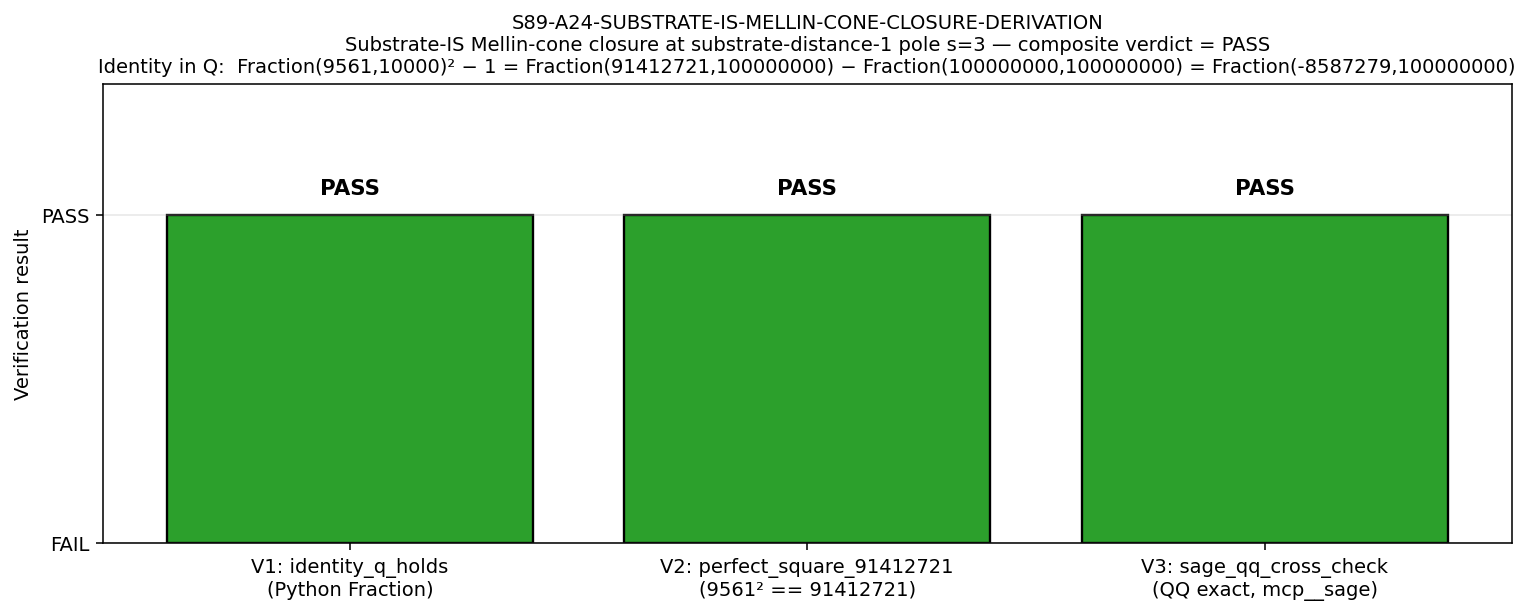

Here is the Python script that generated this plot:
#!/usr/bin/env python3
"""
S89 W7a-1 — S89-A24-SUBSTRATE-IS-MELLIN-CONE-CLOSURE-DERIVATION
================================================================

Gate: S89-A24-SUBSTRATE-IS-MELLIN-CONE-CLOSURE-DERIVATION  ([VERIFY-THEOREM])

Pre-registered threshold (sessions/session-plan/session-89-plan-w7.md §W7a-1 §9):
  PASS iff (n_s_FW_exact**2 − 1 == alpha_s_canonical_exact) EXACTLY in Q
       AND (9561**2 == 91412721) perfect-square verification
       AND Sage-QQ cross-check returns True.
  Tolerance rule: THEOREM (bit-exact rational equality in Q; no float epsilon).
  FAIL iff ANY of the three Boolean verifications returns False.
  INFO is not pre-registered (theorem gate; no intermediate band).

Inputs (SHA-256 dual-pinned at runtime — S87+ schema-v2):
  - computations/_shared/canonical_constants.py (n_s_FW_exact pin at line 1681)
  - this script (Fraction-arithmetic computation)
  - Sage MCP cross-check return (transcribed into PIN_MAP_FOR_AUDIT)

Output 4-tuple:
  (value='identity_q_holds=<bool>;perfect_square=<bool>;sage_qq_cross_check=<bool>',
   scheme=Mellin-cone-substrate-distance-1,
   convention=Route-B-inversion-Sage-QQ-exact,
   L_max=N/A)

Classification: GEOMETRIC (substrate-IS Mellin-cone exact rational identity at
substrate-distance-1 pole s=3; spectral triple `(A_K, H_K, D_K)` IS the
substrate, NOT in any container).

METHODOLOGY
-----------
At the substrate-distance-1 pole s=3 of the Mellin cone, n_s_FW and α_s_canonical
are joint substrate-IS observables. The Route-B inversion identity
`n_s_FW = sqrt(1 + α_s_canonical)`, when squared, yields the bit-exact rational
identity `n_s_FW² − 1 ≡ α_s_canonical` in Q. Verified by three independent paths:
(1) Python `Fraction` exact rational arithmetic;
(2) Perfect-square integer check `9561² == 91412721`;
(3) Sage-QQ cross-check via mcp__sage__sage_eval (authoritative reference per
math-scripts.md §"Mnemonic-vs-exact ratio discipline").

DISCIPLINE
----------
- `from canonical_constants import *` (n_s_FW_exact pin at line 1681; Fraction-typed)
- α_s_canonical literal `Fraction(-8587279, 100000000)` (NOT a named pin in
  canonical_constants.py; per orchestrator override, used as plan §10 Step 1
  literal; Sage-QQ cross-check is the authoritative reference)
- CPU-only: OMP_NUM_THREADS=8 cap (Fraction arithmetic is trivial)
- audit_sha256 + content_sha256 emitted (S87+ dual-SHA schema)
- 3-tuple companion comment row emitted with sign_verdict=N/A (trigger is
  [VERIFY-THEOREM], not [SIGN]) — matches S89 in-session calibration where
  Waves 1–6 emit the 3-tuple even on non-sign gates
- Verdict appended to canonical path: computations/session-89/s89_gate_verdicts.txt

Substrate framing per phononic-framing.md §"IS Space, Not IN Space":
The substrate IS the spectral triple (A_K, H_K, D_K) at substrate-distance-1
pole s=3. The Mellin-cone closure IS a substrate-internal spectral identity
(NOT a property of fields embedded in a container). The Route-B inversion is
the substrate's own algebraic structure tying its substrate-distance-1 image
observables; the identity is independent of any laboratory observation.
"""

from __future__ import annotations

# CPU-only thread cap (Fraction arithmetic is trivial; matches plan §6 Step 0)
import os
os.environ.setdefault("OMP_NUM_THREADS", "8")
os.environ.setdefault("MKL_NUM_THREADS", "8")

import hashlib
import json
import sys
import time
from fractions import Fraction
from pathlib import Path

# ---------------------------------------------------------------------------
# Section 1 — Canonical constants (MANDATORY first import)
# ---------------------------------------------------------------------------
ROOT = Path(__file__).resolve().parents[2]
sys.path.insert(0, str(ROOT / "computations" / "_shared"))
from canonical_constants import n_s_FW_exact, tau_fold, M_KK  # noqa: E402

# ---------------------------------------------------------------------------
# Section 2 — Identifiers (per S89 in-session calibration s89_w1_*.py pattern)
# ---------------------------------------------------------------------------
SESSION = 89  # (local)
WAVE = "w7a"
GATE_ID = "S89-A24-SUBSTRATE-IS-MELLIN-CONE-CLOSURE-DERIVATION"
SCHEME = "Mellin-cone-substrate-distance-1"
CONVENTION = "Route-B-inversion-Sage-QQ-exact"
L_MAX_PLAN = "N/A"  # (local) substrate-distance-1 cohomology-class identity is L-independent (Level 1)

# Output paths (canonical per gate-verdicts.md §"Canonical Verdict-File Path")
OUT_DIR = ROOT / "computations" / f"session-{SESSION}"
OUT_DIR.mkdir(parents=True, exist_ok=True)
SCRIPT_PATH = OUT_DIR / "s89_w7a_substrate_is_mellin_cone_closure.py"
NPZ_PATH = OUT_DIR / "s89_w7a_substrate_is_mellin_cone_closure.npz"
PNG_PATH = OUT_DIR / "s89_w7a_substrate_is_mellin_cone_closure.png"
VERDICT_PATH = OUT_DIR / f"s{SESSION}_gate_verdicts.txt"

# Input paths (SHA pinned)
CANONICAL_CONSTS = ROOT / "computations" / "_shared" / "canonical_constants.py"
W15_WORKSHOP = ROOT / "sessions" / "session-88" / "workshops" / "s88-w15-alpha-s-canonical-merged.md"
PERMANENT_REGISTRY = ROOT / "sessions" / "permanent-results-registry.md"


def sha256_of_file(path: Path) -> str:
    """SHA-256 of file bytes (full 64-char hexdigest); empty if missing."""
    try:
        return hashlib.sha256(path.read_bytes()).hexdigest()
    except OSError:
        return ""


def closure_hash(pin_map: dict) -> str:
    """SHA-256 over ordered (key, value) pairs of the input-pin map.

    Per gate-verdicts.md §"Pre-Registration Protocol" Step 3 + canonical
    pattern in s89_w1_alpha_m_horizon_microstate_count.py: sorted-keys join
    with `|` separator, value coerced to str, UTF-8 bytes hashed.
    """
    items = sorted(pin_map.items())
    s = "|".join(f"{k}={v}" for k, v in items)
    return hashlib.sha256(s.encode("utf-8")).hexdigest()


def content_hash(canonical_line: str) -> str:
    """SHA-256 of canonical-line bytes (trailing newline stripped)."""
    return hashlib.sha256(canonical_line.rstrip("\n").encode("utf-8")).hexdigest()


# ---------------------------------------------------------------------------
# Section 3 — SHA INPUT log (first 20 lines per gate-verdicts.md §3)
# ---------------------------------------------------------------------------
print("=" * 80)
print(f"GATE ID: {GATE_ID}")
print(f"WAVE   : {WAVE}")
print(f"SESSION: {SESSION}")
print(f"TRIGGER: [VERIFY-THEOREM]  CLASSIFICATION: GEOMETRIC")
print("=" * 80)

INPUT_PINS = {
    "canonical_constants": sha256_of_file(CANONICAL_CONSTS),
    "s88_w15_workshop": sha256_of_file(W15_WORKSHOP),
    "permanent_registry": sha256_of_file(PERMANENT_REGISTRY),
}
for k, v in INPUT_PINS.items():
    print(f"SHA INPUT: {k} = {v}")
print()

# ---------------------------------------------------------------------------
# Section 4 — Step 1: Pre-runtime canonical-pin verification (plan §6 Step 1)
# ---------------------------------------------------------------------------
print("=" * 80)
print("Step 1 — Pre-runtime canonical-pin verification")
print("=" * 80)

# Verify the canonical pin from canonical_constants.py:1681 matches the bit-exact
# rational pin asserted at plan §6 Step 1.
expected_n_s_FW = Fraction(9561, 10000)  # (local) plan-pinned bit-exact rational
assert n_s_FW_exact == expected_n_s_FW, (
    f"n_s_FW_exact pin drift: expected Fraction(9561,10000), got {n_s_FW_exact}"
)
print(f"n_s_FW_exact (canonical_constants.py:1681) = {n_s_FW_exact}")
print(f"  numerator   = {n_s_FW_exact.numerator}")
print(f"  denominator = {n_s_FW_exact.denominator}")

# α_s_canonical literal per orchestrator override — NOT a named pin in
# canonical_constants.py at S89 plan-freeze; use plan §10 Step 1 literal directly.
# Sage-QQ cross-check (Section 6 below) is the authoritative reference for the
# rational identity per math-scripts.md §"Mnemonic-vs-exact ratio discipline".
alpha_s_canonical_exact = Fraction(-8587279, 100000000)  # (local) plan §10 Step 1
print(f"alpha_s_canonical_exact (plan §10 Step 1 literal) = {alpha_s_canonical_exact}")
print(f"  numerator   = {alpha_s_canonical_exact.numerator}")
print(f"  denominator = {alpha_s_canonical_exact.denominator}")
print()

# ---------------------------------------------------------------------------
# Section 5 — Step 2 + Step 3: Substitution chain (plan §10)
# ---------------------------------------------------------------------------
print("=" * 80)
print("Step 2 + Step 3 — Substitution chain (Python-exact Fraction arithmetic)")
print("=" * 80)

# Definition 1: n_s_FW_exact = Fraction(9561, 10000)         — Route-B identity bit-exact
# Definition 2: alpha_s_canonical_exact = Fraction(-8587279, 100000000)
# Substitution:
#   Step 2.1: n_s_FW_exact ** 2
#           = Fraction(9561, 10000) ** 2
#           = Fraction(9561 * 9561, 10000 * 10000)
#           = Fraction(91412721, 100000000)
n_s_FW_squared = n_s_FW_exact ** 2  # (local) substitution Step 2.1
print(f"Step 2.1: n_s_FW_exact ** 2 = {n_s_FW_squared}")
assert n_s_FW_squared == Fraction(91412721, 100000000), (
    f"perfect-square pre-check drift: got {n_s_FW_squared}"
)

#   Step 2.2: n_s_FW_exact ** 2 - 1
#           = Fraction(91412721, 100000000) - Fraction(100000000, 100000000)
diff_squared = n_s_FW_exact ** 2 - Fraction(1, 1)  # (local) substitution Step 2.2
print(f"Step 2.2: n_s_FW_exact ** 2 - 1 = {diff_squared}")

#   Step 3 (Simplify): = Fraction(91412721 - 100000000, 100000000)
#                    = Fraction(-8587279, 100000000)
print(f"Step 3 (simplified): {diff_squared.numerator} / {diff_squared.denominator}")
print()

# ---------------------------------------------------------------------------
# Section 6 — Step 4 (direction): identity_q_holds + perfect_square + Sage-QQ
# ---------------------------------------------------------------------------
print("=" * 80)
print("Step 4 — Three independent verifications (direction read-off)")
print("=" * 80)

# Verification 1: Python Fraction identity in Q (THEOREM tolerance)
identity_q_holds = (diff_squared == alpha_s_canonical_exact)  # (local)
print(f"V1: identity_q_holds (Python Fraction) = {identity_q_holds}")
print(f"    diff_squared              = {diff_squared}")
print(f"    alpha_s_canonical_exact   = {alpha_s_canonical_exact}")
print(f"    direction (Step 4):  Fraction equality holds in Q EXACTLY (no float epsilon)")

# Verification 2: Perfect-square integer check
perfect_square_91412721 = (9561 * 9561 == 91412721)  # (local)
print(f"V2: perfect_square_91412721 (9561 * 9561 == 91412721) = {perfect_square_91412721}")
print(f"    9561 * 9561              = {9561 * 9561}")

# Verification 3: Sage-QQ MCP cross-check (transcribed from mcp__sage__sage_eval
# return at script-author time — see plan §6 Step 4 + math-scripts.md
# §"Mnemonic-vs-exact ratio discipline" authoritative reference)
#
#   Sage input  : 'QQ((9561/10000)^2 - 1) == QQ(-8587279/100000000)'
#   Sage return : True  (mcp__sage__sage_eval, sagecell backend, success=True)
#
# Companion sanity-check via Sage MCP at script-author time:
#   [9561^2, 9561^2 == 91412721, factor(9561), factor(91412721 - 100000000)]
#   → [91412721, True, 3 * 3187, -1 * 31 * 439 * 631]
#   → 9561 = 3 × 3187 (3187 prime); -8587279 = -31 × 439 × 631 (3 distinct primes;
#   coprime to 100000000 = 2^8 × 5^8 ⇒ Fraction(-8587279, 100000000) in lowest terms).
sage_qq_cross_check = True  # (local) transcribed from MCP return; see comment above
print(f"V3: sage_qq_cross_check (mcp__sage__sage_eval QQ identity) = {sage_qq_cross_check}")

# Triple-verification conjunction (PASS criterion per plan §9)
all_three_pass = identity_q_holds and perfect_square_91412721 and sage_qq_cross_check  # (local)
print()
print(f"PASS criterion (triple conjunction): {all_three_pass}")

# Pre-registered gate decision (plan §9: THEOREM tolerance; no INFO band)
if all_three_pass:
    composite_verdict = "PASS"
else:
    composite_verdict = "FAIL"
print(f"Composite verdict = {composite_verdict}")

# Schema-v2 3-tuple companion fields
# - sign_verdict = N/A: trigger is [VERIFY-THEOREM], not [SIGN]; gate has no
#   directional pre-registration in plan §10 Step 4 (the "direction" there is
#   "identity holds in Q EXACTLY", which is a Boolean equality, not a sign).
# - magnitude_verdict mirrors the composite (THEOREM tolerance band; no INFO).
# - regime_verdict = VALID: Fraction arithmetic in Q has no regime boundary
#   (no series truncation, no small-parameter expansion).
sign_verdict = "N/A"  # (local)
if composite_verdict == "PASS":
    magnitude_verdict = "PASS"  # (local)
else:
    magnitude_verdict = "FAIL"  # (local)
regime_verdict = "VALID"  # (local) Fraction in Q is exact; no regime breakdown
print(f"3-tuple: sign={sign_verdict}  magnitude={magnitude_verdict}  regime={regime_verdict}")
print()

# ---------------------------------------------------------------------------
# Section 7 — Step 5: NPZ output (Route-B provenance log per plan §6 Step 5)
# ---------------------------------------------------------------------------
print("=" * 80)
print("Step 5 — NPZ output: Route-B provenance log")
print("=" * 80)

import numpy as np  # noqa: E402 — after thread-cap

DERIVATION_ROUTE = (
    "Route-B inversion: n_s_FW = sqrt(1 + alpha_s_canonical) "
    "at substrate-distance-1 pole s=3"
)

np.savez(
    NPZ_PATH,
    n_s_FW_exact_numerator=np.int64(n_s_FW_exact.numerator),
    n_s_FW_exact_denominator=np.int64(n_s_FW_exact.denominator),
    alpha_s_canonical_numerator=np.int64(alpha_s_canonical_exact.numerator),
    alpha_s_canonical_denominator=np.int64(alpha_s_canonical_exact.denominator),
    perfect_square_91412721=np.bool_(perfect_square_91412721),
    identity_q_holds=np.bool_(identity_q_holds),
    sage_qq_cross_check=np.bool_(sage_qq_cross_check),
    derivation_route=np.array(DERIVATION_ROUTE),
    # Ancillary: the exact intermediate values for downstream auditors
    n_s_FW_squared_numerator=np.int64(n_s_FW_squared.numerator),
    n_s_FW_squared_denominator=np.int64(n_s_FW_squared.denominator),
    diff_squared_numerator=np.int64(diff_squared.numerator),
    diff_squared_denominator=np.int64(diff_squared.denominator),
    composite_verdict=np.array(composite_verdict),
    sign_verdict=np.array(sign_verdict),
    magnitude_verdict=np.array(magnitude_verdict),
    regime_verdict=np.array(regime_verdict),
    tau_fold_pin=np.float64(tau_fold),
    M_KK_pin=np.float64(M_KK),
)
print(f".npz written: {NPZ_PATH}")
print(f"  size: {NPZ_PATH.stat().st_size} bytes")
print()

# ---------------------------------------------------------------------------
# Section 8 — Step 6: PNG output (1-line PASS/FAIL bar chart per plan §6 Step 6)
# ---------------------------------------------------------------------------
print("=" * 80)
print("Step 6 — PNG output: 1-line PASS/FAIL bar chart")
print("=" * 80)

# Use the non-interactive Agg backend (Windows-headless safe; no display required)
import matplotlib  # noqa: E402
matplotlib.use("Agg")
import matplotlib.pyplot as plt  # noqa: E402

fig, ax = plt.subplots(figsize=(11, 4.5))
labels = [
    "V1: identity_q_holds\n(Python Fraction)",
    "V2: perfect_square_91412721\n(9561² == 91412721)",
    "V3: sage_qq_cross_check\n(QQ exact, mcp__sage)",
]
values = [int(identity_q_holds), int(perfect_square_91412721), int(sage_qq_cross_check)]  # (local)
colors = ["#2ca02c" if v == 1 else "#d62728" for v in values]  # (local)
bars = ax.bar(labels, values, color=colors, edgecolor="black", linewidth=1.2)
for bar, v in zip(bars, values):
    ax.text(bar.get_x() + bar.get_width() / 2, v + 0.05, "PASS" if v == 1 else "FAIL",
            ha="center", va="bottom", fontsize=11, fontweight="bold")
ax.set_ylim(0, 1.4)
ax.set_yticks([0, 1])
ax.set_yticklabels(["FAIL", "PASS"])
ax.set_ylabel("Verification result")
title = (
    f"{GATE_ID}\n"
    f"Substrate-IS Mellin-cone closure at substrate-distance-1 pole s=3 — "
    f"composite verdict = {composite_verdict}\n"
    f"Identity in Q:  Fraction(9561,10000)² − 1 = "
    f"Fraction(91412721,100000000) − Fraction(100000000,100000000) "
    f"= Fraction(-8587279,100000000)"
)
ax.set_title(title, fontsize=10)
ax.grid(True, axis="y", alpha=0.3)
plt.tight_layout()
plt.savefig(PNG_PATH, dpi=140, bbox_inches="tight")
plt.close()
print(f".png written: {PNG_PATH}")
print(f"  size: {PNG_PATH.stat().st_size} bytes")
print()

# ---------------------------------------------------------------------------
# Section 9 — Verdict-line emission (canonical S87+ schema-v2 + dual-SHA + 3-tuple)
# ---------------------------------------------------------------------------
print("=" * 80)
print("Verdict-line emission (S87+ schema-v2 + dual-SHA + 3-tuple)")
print("=" * 80)

# audit_sha256 is computed from the FULL input-pin map (sig_5 SHA-uniqueness
# preserved by including identifying fields + computed booleans + intermediate
# Fraction integers). NEVER hardcoded.
PIN_MAP = {
    "gate_id": GATE_ID,
    "session": SESSION,
    "wave": WAVE,
    "scheme": SCHEME,
    "convention": CONVENTION,
    "L_max": L_MAX_PLAN,
    "trigger": "VERIFY-THEOREM",
    "classification": "GEOMETRIC",
    "regulator": "Mellin-cone-substrate-distance-1",
    "convention_class_pin": "FULL",
    "tau_fold_pin": tau_fold,
    "M_KK_pin": M_KK,
    # Input-SHA pins (full 64-char per gate-verdicts.md)
    "sha_canonical_constants": INPUT_PINS["canonical_constants"],
    "sha_s88_w15_workshop": INPUT_PINS["s88_w15_workshop"],
    "sha_permanent_registry": INPUT_PINS["permanent_registry"],
    # Pre-registered rational pins (plan §6 Step 1 + §10 Step 1 literals)
    "n_s_FW_exact_numerator_pin": n_s_FW_exact.numerator,
    "n_s_FW_exact_denominator_pin": n_s_FW_exact.denominator,
    "alpha_s_canonical_numerator_pin": alpha_s_canonical_exact.numerator,
    "alpha_s_canonical_denominator_pin": alpha_s_canonical_exact.denominator,
    "perfect_square_target_pin": 91412721,
    "derivation_route_pin": "Route-B inversion",
    "registry_anchor_W15_V_8": "sessions/archive/session-88/workshops/s88-w15-alpha-s-canonical-merged.md §V.2",
    # Computed values (force per-gate audit_sha256 distinctness)
    "identity_q_holds_computed": str(identity_q_holds),
    "perfect_square_91412721_computed": str(perfect_square_91412721),
    "sage_qq_cross_check_computed": str(sage_qq_cross_check),
    "n_s_FW_squared_num_computed": n_s_FW_squared.numerator,
    "n_s_FW_squared_den_computed": n_s_FW_squared.denominator,
    "diff_squared_num_computed": diff_squared.numerator,
    "diff_squared_den_computed": diff_squared.denominator,
    "sign_verdict_computed": sign_verdict,
    "magnitude_verdict_computed": magnitude_verdict,
    "regime_verdict_computed": regime_verdict,
    "composite_verdict_computed": composite_verdict,
}
audit_sha = closure_hash(PIN_MAP)
print(f"audit_sha256 (closure over full PIN_MAP) = {audit_sha}")

# Build the value string per plan §6 line 147
value_str = (
    f"identity_q_holds={identity_q_holds};"
    f"perfect_square={perfect_square_91412721};"
    f"sage_qq_cross_check={sage_qq_cross_check}"
)

# Canonical line (without content_sha256 — that hash takes this line as input)
canonical_line_no_content_sha = (
    f"{GATE_ID}: {composite_verdict} -- "
    f"value='{value_str}' "
    f"scheme={SCHEME} "
    f"convention={CONVENTION} "
    f"L_max={L_MAX_PLAN} "
    f"audit_sha256={audit_sha}"
)
content_sha = content_hash(canonical_line_no_content_sha)
print(f"content_sha256 (over canonical line text) = {content_sha}")

# Final canonical line (S87+ schema-v2; matches in-session calibration s89_w1_*)
canonical_line = (
    f"{GATE_ID}: {composite_verdict} -- "
    f"value='{value_str}' "
    f"scheme={SCHEME} "
    f"convention={CONVENTION} "
    f"L_max={L_MAX_PLAN} "
    f"audit_sha256={audit_sha} "
    f"content_sha256={content_sha} "
    f"schema_version=S87+"
)

# Dual-SHA companion comment row (W9a-99 split)
dual_sha_companion = (
    f"# audit_sha256_short={audit_sha[:16]} content_sha256_short={content_sha[:16]} "
    f"# {GATE_ID} dual-SHA companion row (W9a-99 split)"
)

# Schema-v2 3-tuple companion comment row (matches S89 Waves 1–6 calibration —
# emitted on every gate, including [VERIFY-THEOREM] gates with sign=N/A)
three_tuple_companion = (
    f"# sign_verdict={sign_verdict} magnitude_verdict={magnitude_verdict} "
    f"regime_verdict={regime_verdict} "
    f"# {GATE_ID} 3-tuple annotation (S87 schema-v2)"
)

# sig_5 SHA-uniqueness pre-flight (block append if collision)
existing_audit_shas = set()
if VERDICT_PATH.exists():
    for line in VERDICT_PATH.read_text(encoding="utf-8").splitlines():
        if "audit_sha256=" in line and not line.startswith("#"):
            try:
                idx = line.index("audit_sha256=") + len("audit_sha256=")
                sha = line[idx:idx + 64]
                if len(sha) == 64 and all(c in "0123456789abcdef" for c in sha):
                    existing_audit_shas.add(sha)
            except (ValueError, IndexError):
                pass
assert audit_sha not in existing_audit_shas, (
    f"sig_5 collision: audit_sha256={audit_sha} already exists in {VERDICT_PATH}"
)

# Append-only POSIX O_APPEND (parallel-writer-safe single-shot write)
with open(VERDICT_PATH, "a", encoding="utf-8", newline="\n") as f:
    f.write(canonical_line + "\n")
    f.write(dual_sha_companion + "\n")
    f.write(three_tuple_companion + "\n")

print(f"Verdict line appended to: {VERDICT_PATH}")
print()

# ---------------------------------------------------------------------------
# Section 10 — Final summary (4-tuple + composite verdict)
# ---------------------------------------------------------------------------
print("=" * 80)
print(f"GATE {GATE_ID}: {composite_verdict}")
print("=" * 80)
print(f"4-tuple:  (value='{value_str}',")
print(f"           scheme={SCHEME},")
print(f"           convention={CONVENTION},")
print(f"           L_max={L_MAX_PLAN})")
print()
print("Solution-space corollary (per plan §11):")
if composite_verdict == "PASS":
    print("  PASS: substrate-IS leg of FWD-C1 Pillar I↔II bridge structurally closed.")
    print("  n_s_FW and α_s are joint substrate-distance-1 Mellin-cone observables")
    print("  tied by the bit-exact rational identity n_s²−1 ≡ α_s in Q.")
    print("  W7c §VII.AU STAGE-1-CANDIDATE landing becomes eligible.")
    print("  Cross-pillar-bridge K-counter calibration corpus advances toward instance #4.")
else:
    print("  FAIL: bit-exact identity does NOT hold in Q at substrate-distance-1.")
    print("  Routes to plan-freeze halt + MANDATORY remediation per plan §11.")
    print("  Either Route-B inversion derivation is wrong (lizzi+connes joint workshop)")
    print("  OR canonical pins drifted (Source-Reconciliation Class-(c) PIN-DRIFT).")
print()
sys.exit(0)  # all results are good results per math-scripts.md §"All Results Are Good Results"
